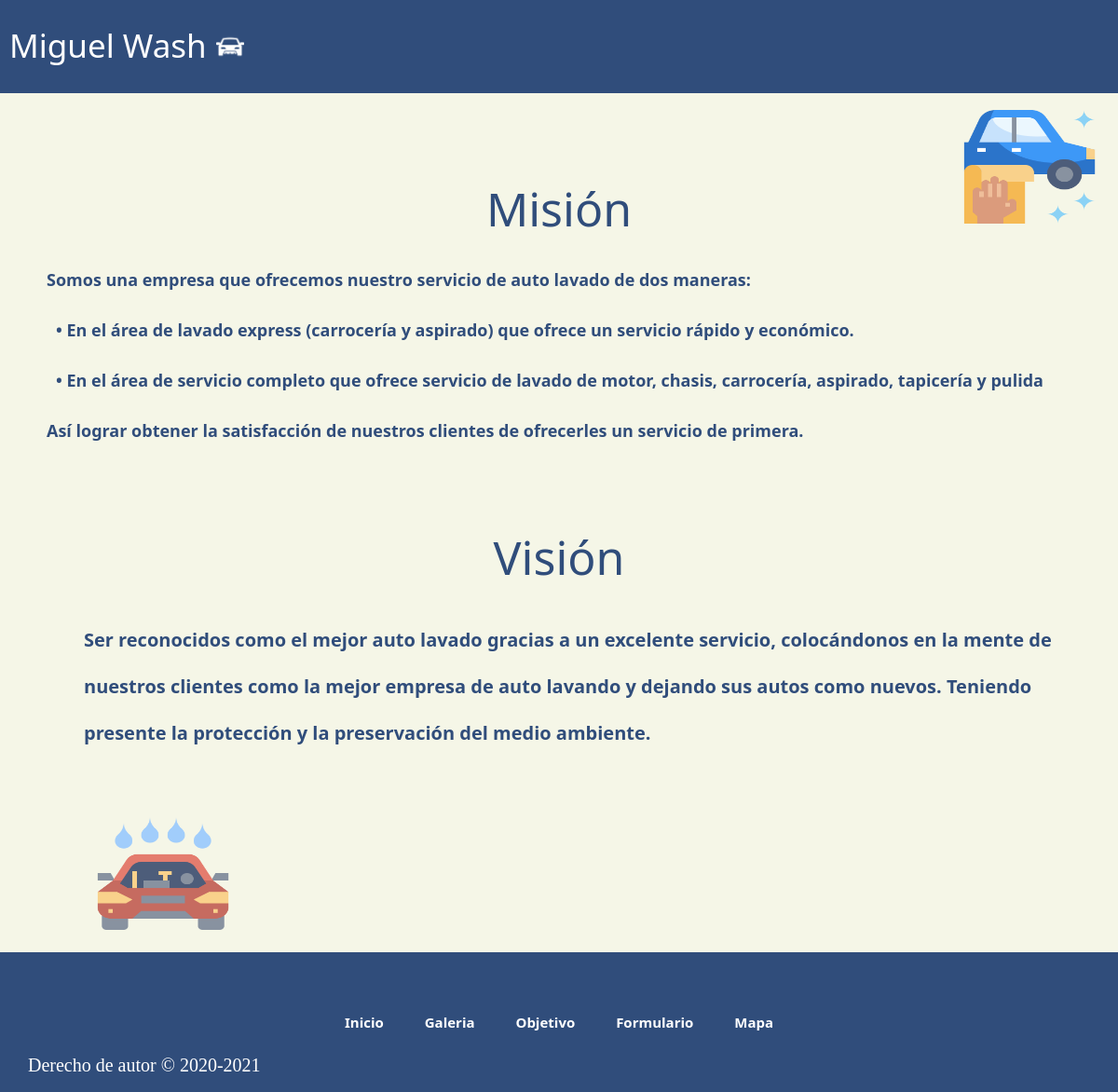
Before: /mision_y_vision/ with the older database file.
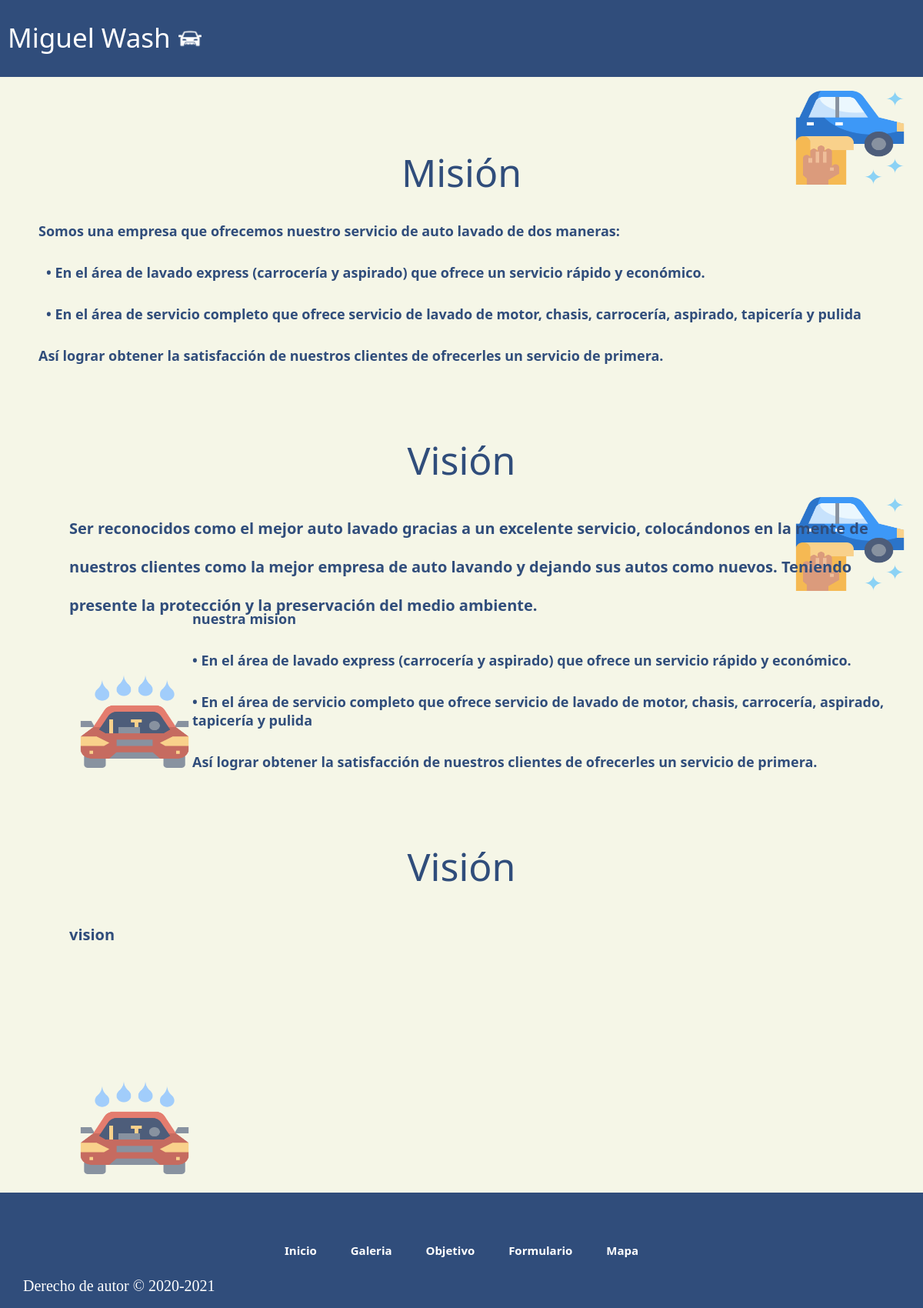
After: the same page with the newer database file.
### myCar/models.py (models this page shows, shortened)
class MisionVision(models.Model):
    ident = models.CharField(max_length=15,primary_key=True)
    mision = models.TextField()
    vision = models.TextField()

### myCar/views.py (the view)
# urls.py: path('mision_y_vision/',MisionyVision,name='MYV'),
def MisionyVision(request):
    myv = MisionVision.objects.all()
    return render(request,'web/Objetivo.html',{'myv':myv})

### myCar/templates/web/Objetivo.html
{% extends "web/base.html" %}
{% load static %}
{% block estilos %}
    <link rel="stylesheet" href="{% static 'Css/estilo.css' %}">
 {% endblock estilos %}
   {% block contenido %}
    <section class="contenido-objetivo">
      <div class="titulo-objetivo">
        <p>Misión</p>
      </div>
  {% for item in myv %}
      <div class="mision">
        <h1><p>{{item.mision}}</p></h1>
        <h2><p>• En el área de lavado express (carrocería y aspirado) que ofrece un servicio rápido y económico.</p></h2>
        <h2><p>• En el área de servicio completo que ofrece servicio de lavado de motor, chasis, carrocería, aspirado, tapicería y pulida</p></h2>
        <h1><p>Así lograr obtener la satisfacción de nuestros clientes de ofrecerles un servicio de primera.</p></h1>
      </div>
      <div class="imagen-derecha">
        <img src="{% static 'Img/portal3.png' %}" alt="Auto Lavando">
      </div>
      <div class="titulo-vision">
        <p>Visión</p>
      </div>
      <div class="vision">
        <h2><p>{{item.vision}}</p></h2>
      </div>
      <div class="imagen-izquierda">
        <img src="{% static 'Img/portal1.png' %}" alt="Auto Lavando">
      </div>
 {% endfor %}
    </section>
   {% endblock contenido %}

### myCar/templates/web/base.html (shortened to what this page needs)
{% load static %}
<!DOCTYPE html>
<html lang="en" dir="ltr">
  <head>
    <link rel="stylesheet" href="{% static 'Css/estilo.css' %}">
    {% block estilos %}
    {% endblock estilos %}
  </head>
  <body class="inicio">
    <header class="header2">
      <div class="wrapper">
          <div class="logo">Miguel Wash</div>
          <div class="icono-coche">
            <img src="{% static 'Img/trafico.png' %}" alt="Auto Pequeño" width="40px" height="40px">
          </div>
          <nav>
            <a href="{% url 'INDEX' %}">Inicio</a>
            <a href="{% url 'GALE' %}">Galeria</a>
            <a href="{% url 'MYV' %}">Objetivo</a>
            <a href="{% url 'FORMU' %}">Formulario</a>
            <a href="">Mapa </a>
            {% if user.is_authenticated %}
              <a href="{% url 'INSUMOS' %}">Insumos</a>
              <a href="{% url 'LOGOUT' %}">Cerrar</a>
              <a href="">{{user.first_name}} {{user.last_name}} </a>
            {% else %}
              <a href="{% url 'LOGIN' %}">Login</a>
            {% endif %}
          </nav>
      </div>
    </header>
    {% block contenido %}
    {% endblock contenido %}
    <footer>
      <nav>
        <a href="{% url 'INDEX' %}">Inicio</a>
        <a href="{% url 'GALE' %}">Galeria</a>
        <a href="">Objetivo</a>
        <a href="{% url 'FORMU' %}">Formulario</a>
        <a href="">Mapa</a>
      </nav>
      <div class="derecho">
        <p>Derecho de autor © 2020-2021</p>
      </div>
    </footer>
  </body>
</html>

Changed rows visible on the page:
added MisionVision: mision "nuestra mision", vision "vision"
